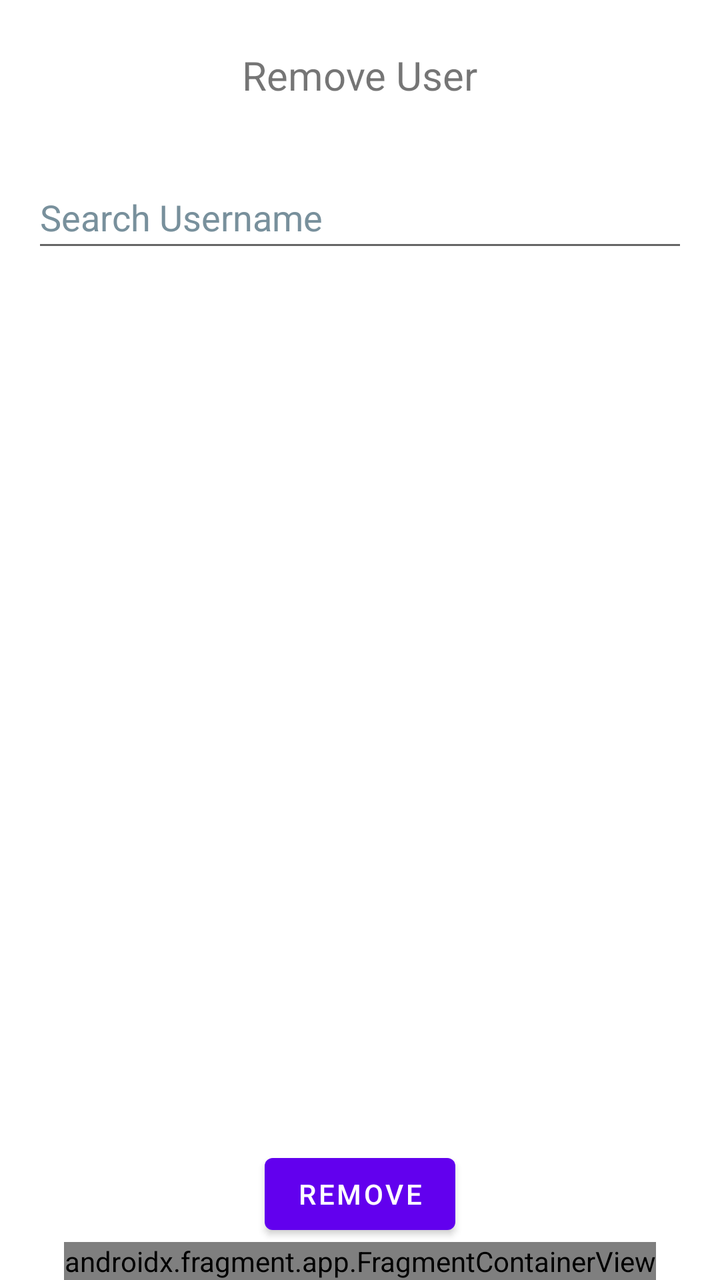
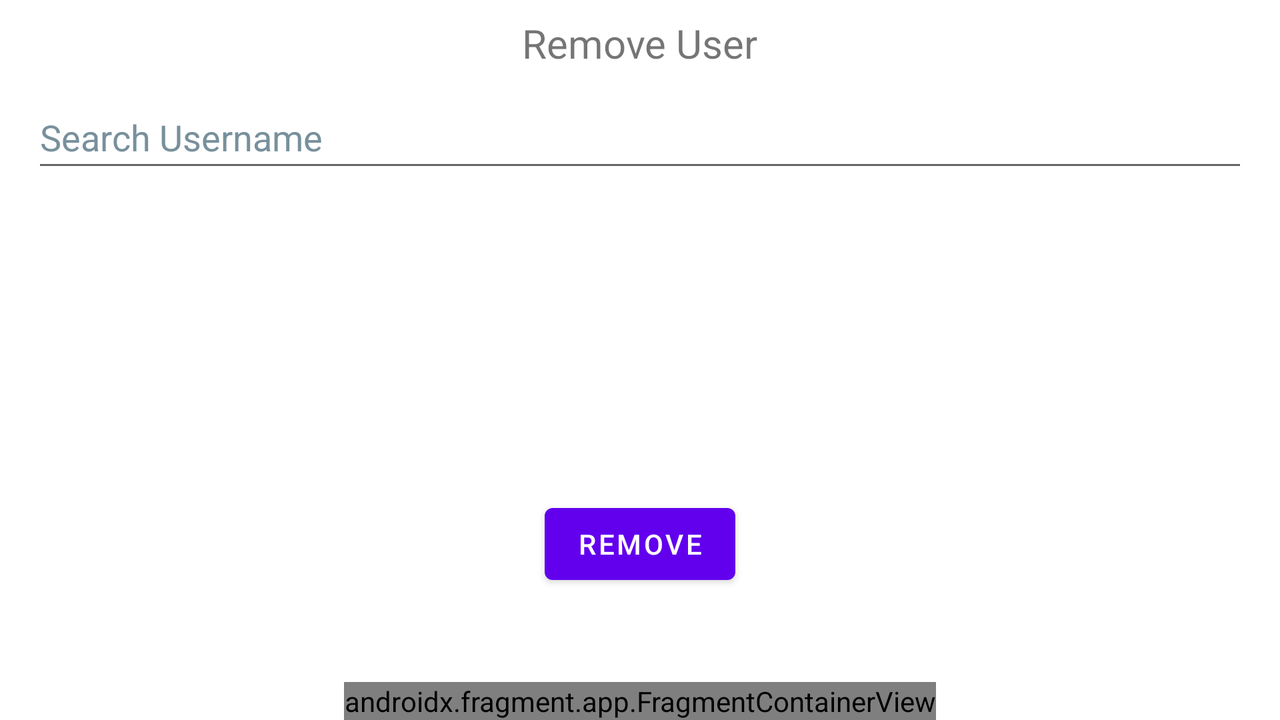

Compare how this app lays out the same screen by default and in its alternative resource folder. The renders come first, then the two layout files and the values they reference.
<!-- AndroidManifest.xml: application theme Theme.Bit603_a3_tonylawrie -->
<!-- res/layout/activity_remove_user.xml -->
<?xml version="1.0" encoding="utf-8"?>
<androidx.constraintlayout.widget.ConstraintLayout xmlns:android="http://schemas.android.com/apk/res/android"
    xmlns:app="http://schemas.android.com/apk/res-auto"
    xmlns:tools="http://schemas.android.com/tools"
    android:layout_width="match_parent"
    android:layout_height="match_parent"
    tools:context=".RemoveUser">

    <TextView
        android:id="@+id/removeUser_text"
        android:layout_width="wrap_content"
        android:layout_height="wrap_content"
        android:layout_marginTop="24dp"
        android:text="@string/remove_users"
        app:layout_constraintEnd_toEndOf="parent"
        app:layout_constraintStart_toStartOf="parent"
        app:layout_constraintTop_toTopOf="parent"
        android:textSize="20sp"/>




















    <Button
        android:id="@+id/remove_btn"
        android:layout_width="wrap_content"
        android:layout_height="wrap_content"
        android:text="@string/remove"
        app:layout_constraintBottom_toTopOf="@+id/fragmentContainerView"
        app:layout_constraintEnd_toEndOf="parent"
        app:layout_constraintStart_toStartOf="parent" />

    <androidx.fragment.app.FragmentContainerView
        android:id="@+id/fragmentContainerView"
        android:name="com.example.bit603_a3_tonylawrie.MainMenuFragment"
        android:layout_width="wrap_content"
        android:layout_height="wrap_content"
        app:itemIconTint="@drawable/selector"
        app:itemTextColor="@drawable/selector"
        app:layout_constraintBottom_toBottomOf="parent"
        app:layout_constraintEnd_toEndOf="parent"
        app:layout_constraintStart_toStartOf="parent"
        tools:layout="@layout/fragment_main_menu" />

    <AutoCompleteTextView
        android:id="@+id/userList"
        android:layout_width="0dp"
        android:layout_height="wrap_content"
        android:layout_marginStart="16dp"
        android:layout_marginLeft="16dp"
        android:layout_marginTop="32dp"
        android:layout_marginEnd="16dp"
        android:layout_marginRight="16dp"
        android:ems="10"
        android:hint="@string/search_username"
        android:inputType="textPersonName"
        android:minHeight="48dp"
        android:textColorHint="#78909C"
        app:layout_constraintEnd_toEndOf="parent"
        app:layout_constraintStart_toStartOf="parent"
        app:layout_constraintTop_toBottomOf="@+id/removeUser_text"/>

    <androidx.cardview.widget.CardView
        android:id="@+id/remove_card"
        android:layout_width="0dp"
        android:layout_height="120dp"
        android:layout_marginStart="8dp"
        android:layout_marginLeft="8dp"
        android:layout_marginTop="32dp"
        android:layout_marginEnd="8dp"
        android:layout_marginRight="8dp"
        app:cardCornerRadius="8dp"
        app:cardElevation="8dp"
        app:layout_constraintEnd_toEndOf="parent"
        app:layout_constraintStart_toStartOf="parent"
        app:layout_constraintTop_toBottomOf="@+id/userList"
        android:visibility="gone">

        <androidx.constraintlayout.widget.ConstraintLayout
            android:layout_width="match_parent"
            android:layout_height="match_parent">

            <TextView
                android:id="@+id/rm_username_text"
                android:layout_width="0dp"
                android:layout_height="wrap_content"
                android:layout_marginStart="8dp"
                android:layout_marginLeft="8dp"
                android:layout_marginTop="8dp"
                android:layout_marginEnd="8dp"
                android:layout_marginRight="8dp"
                android:gravity="center_horizontal"
                android:textColor="@color/black"
                android:textSize="16sp"
                app:layout_constraintEnd_toEndOf="parent"
                app:layout_constraintStart_toEndOf="@+id/rm_empNum_Text"
                app:layout_constraintTop_toTopOf="parent"
                tools:text="@string/username" />

            <TextView
                android:id="@+id/rm_empNum_Text"
                android:layout_width="wrap_content"
                android:layout_height="wrap_content"
                android:layout_marginStart="8dp"
                android:layout_marginLeft="8dp"
                android:layout_marginTop="8dp"
                android:textColor="@color/black"
                android:textSize="16sp"
                app:layout_constraintStart_toStartOf="parent"
                app:layout_constraintTop_toTopOf="parent"
                tools:text="emp#: 69" />

            <TextView
                android:id="@+id/rm_DoB_text"
                android:layout_width="wrap_content"
                android:layout_height="wrap_content"
                android:layout_marginStart="8dp"
                android:layout_marginLeft="8dp"
                android:layout_marginTop="8dp"
                app:layout_constraintStart_toStartOf="parent"
                app:layout_constraintTop_toBottomOf="@+id/rm_empNum_Text"
                tools:text="D.O.B: 1965-05-30" />

            <TextView
                android:id="@+id/rm_phone_text"
                android:layout_width="wrap_content"
                android:layout_height="wrap_content"
                android:layout_marginStart="8dp"
                android:layout_marginLeft="8dp"
                android:layout_marginTop="8dp"
                app:layout_constraintStart_toStartOf="parent"
                app:layout_constraintTop_toBottomOf="@+id/rm_DoB_text"
                tools:text="Phone: 0276988123" />

            <TextView
                android:id="@+id/rm_address_text"
                android:layout_width="wrap_content"
                android:layout_height="wrap_content"
                android:layout_marginStart="8dp"
                android:layout_marginLeft="8dp"
                android:layout_marginTop="8dp"
                android:layout_marginBottom="8dp"
                app:layout_constraintBottom_toBottomOf="parent"
                app:layout_constraintStart_toStartOf="parent"
                app:layout_constraintTop_toBottomOf="@+id/rm_phone_text"
                tools:text="Address: 123 madeup Rd Auckland" />

        </androidx.constraintlayout.widget.ConstraintLayout>
    </androidx.cardview.widget.CardView>
</androidx.constraintlayout.widget.ConstraintLayout>
<!-- res/layout/fragment_main_menu.xml (included above) -->
<?xml version="1.0" encoding="utf-8"?>
<FrameLayout xmlns:android="http://schemas.android.com/apk/res/android"
    xmlns:app="http://schemas.android.com/apk/res-auto"
    xmlns:tools="http://schemas.android.com/tools"
    android:layout_width="match_parent"
    android:layout_height="90dp"
    tools:context=".MainMenuFragment">


    <androidx.constraintlayout.widget.ConstraintLayout
        android:layout_width="match_parent"
        android:layout_height="match_parent">

        <com.google.android.material.bottomnavigation.BottomNavigationView
            android:id="@+id/MainNavigation"
            android:layout_width="match_parent"
            android:layout_height="wrap_content"
            app:itemIconTint="@drawable/selector"
            app:itemTextColor="@drawable/selector"
            app:labelVisibilityMode="labeled"
            app:layout_constraintBottom_toBottomOf="parent"
            app:layout_constraintEnd_toEndOf="parent"
            app:layout_constraintStart_toStartOf="parent"
            app:menu="@menu/user_menu" />
    </androidx.constraintlayout.widget.ConstraintLayout>


</FrameLayout>
<!-- resources referenced by this layout -->
<resources>
  <color name="black">#FF000000</color>
  <!-- drawable selector (drawable) -->
  <?xml version="1.0" encoding="utf-8"?>
  <selector xmlns:android="http://schemas.android.com/apk/res/android">
  
      <item
          android:state_selected="true"
          android:color="@android:color/white"/>
      <item
          android:state_selected="false"
          android:color="@color/black" />
  
  </selector>
  <string name="remove">Remove</string>
  <string name="remove_users">Remove User</string>
  <string name="search_username">Search Username</string>
  <string name="username">Username</string>
  <style name="Theme.Bit603_a3_tonylawrie" parent="Theme.MaterialComponents.DayNight.DarkActionBar">
          
          <item name="colorPrimary">@color/purple_500</item>
          <item name="colorPrimaryVariant">@color/purple_700</item>
          <item name="colorOnPrimary">@color/white</item>
          
          <item name="colorSecondary">@color/teal_200</item>
          <item name="colorSecondaryVariant">@color/teal_700</item>
          <item name="colorOnSecondary">@color/black</item>
          
          <item name="android:statusBarColor" tools:targetApi="21">?attr/colorPrimaryVariant</item>
          
      </style>
  <color name="purple_500">#FF6200EE</color>
  <color name="purple_700">#FF3700B3</color>
  <color name="white">#FFFFFFFF</color>
  <color name="teal_200">#FF03DAC5</color>
  <color name="teal_700">#FF018786</color>
</resources>
<!-- res/layout-land/activity_remove_user.xml (the repository's variant of the layout above) -->
<!-- drawn on the phone turned sideways -->
<?xml version="1.0" encoding="utf-8"?>
<androidx.constraintlayout.widget.ConstraintLayout xmlns:android="http://schemas.android.com/apk/res/android"
    xmlns:app="http://schemas.android.com/apk/res-auto"
    xmlns:tools="http://schemas.android.com/tools"
    android:layout_width="match_parent"
    android:layout_height="match_parent"
    tools:context=".RemoveUser">

    <TextView
        android:id="@+id/removeUser_text"
        android:layout_width="wrap_content"
        android:layout_height="wrap_content"
        android:layout_marginTop="8dp"
        android:text="@string/remove_users"
        android:textSize="20sp"
        app:layout_constraintEnd_toEndOf="parent"
        app:layout_constraintStart_toStartOf="parent"
        app:layout_constraintTop_toTopOf="parent" />

    <androidx.fragment.app.FragmentContainerView
        android:id="@+id/fragmentContainerView"
        android:name="com.example.bit603_a3_tonylawrie.MainMenuFragment"
        android:layout_width="wrap_content"
        android:layout_height="wrap_content"
        app:itemIconTint="@drawable/selector"
        app:itemTextColor="@drawable/selector"
        app:layout_constraintBottom_toBottomOf="parent"
        app:layout_constraintEnd_toEndOf="parent"
        app:layout_constraintStart_toStartOf="parent"
        tools:layout="@layout/fragment_main_menu" />

    <AutoCompleteTextView
        android:id="@+id/userList"
        android:layout_width="0dp"
        android:layout_height="wrap_content"
        android:layout_marginStart="16dp"
        android:layout_marginLeft="16dp"
        android:layout_marginTop="8dp"
        android:layout_marginEnd="16dp"
        android:layout_marginRight="16dp"
        android:ems="10"
        android:hint="@string/search_username"
        android:imeOptions="flagNoExtractUi"
        android:inputType="textPersonName"
        android:minHeight="48dp"
        android:textColorHint="#78909C"
        app:layout_constraintEnd_toEndOf="parent"
        app:layout_constraintStart_toStartOf="parent"
        app:layout_constraintTop_toBottomOf="@+id/removeUser_text" />

    <androidx.cardview.widget.CardView
        android:id="@+id/remove_card"
        android:layout_width="0dp"
        android:layout_height="120dp"
        android:layout_marginStart="8dp"
        android:layout_marginLeft="8dp"
        android:layout_marginTop="16dp"
        android:layout_marginEnd="8dp"
        android:layout_marginRight="8dp"
        android:visibility="invisible"
        app:cardCornerRadius="8dp"
        app:cardElevation="8dp"
        app:layout_constraintEnd_toEndOf="parent"
        app:layout_constraintStart_toStartOf="parent"
        app:layout_constraintTop_toBottomOf="@+id/userList">

        <androidx.constraintlayout.widget.ConstraintLayout
            android:layout_width="match_parent"
            android:layout_height="match_parent">

            <TextView
                android:id="@+id/rm_username_text"
                android:layout_width="0dp"
                android:layout_height="wrap_content"
                android:layout_marginStart="8dp"
                android:layout_marginLeft="8dp"
                android:layout_marginTop="8dp"
                android:layout_marginEnd="8dp"
                android:layout_marginRight="8dp"
                android:gravity="center_horizontal"
                android:textColor="@color/black"
                android:textSize="16sp"
                app:layout_constraintEnd_toEndOf="parent"
                app:layout_constraintStart_toEndOf="@+id/rm_empNum_Text"
                app:layout_constraintTop_toTopOf="parent"
                tools:text="@string/username" />

            <TextView
                android:id="@+id/rm_empNum_Text"
                android:layout_width="wrap_content"
                android:layout_height="wrap_content"
                android:layout_marginStart="8dp"
                android:layout_marginLeft="8dp"
                android:layout_marginTop="8dp"
                android:textColor="@color/black"
                android:textSize="16sp"
                app:layout_constraintStart_toStartOf="parent"
                app:layout_constraintTop_toTopOf="parent"
                tools:text="emp#: 69" />

            <TextView
                android:id="@+id/rm_DoB_text"
                android:layout_width="wrap_content"
                android:layout_height="wrap_content"
                android:layout_marginStart="8dp"
                android:layout_marginLeft="8dp"
                android:layout_marginTop="8dp"
                app:layout_constraintStart_toStartOf="parent"
                app:layout_constraintTop_toBottomOf="@+id/rm_empNum_Text"
                tools:text="D.O.B: 1965-05-30" />

            <TextView
                android:id="@+id/rm_phone_text"
                android:layout_width="wrap_content"
                android:layout_height="wrap_content"
                android:layout_marginStart="8dp"
                android:layout_marginLeft="8dp"
                android:layout_marginTop="8dp"
                app:layout_constraintStart_toStartOf="parent"
                app:layout_constraintTop_toBottomOf="@+id/rm_DoB_text"
                tools:text="Phone: 0276988123" />

            <TextView
                android:id="@+id/rm_address_text"
                android:layout_width="wrap_content"
                android:layout_height="wrap_content"
                android:layout_marginStart="8dp"
                android:layout_marginLeft="8dp"
                android:layout_marginTop="8dp"
                android:layout_marginBottom="8dp"
                app:layout_constraintBottom_toBottomOf="parent"
                app:layout_constraintStart_toStartOf="parent"
                app:layout_constraintTop_toBottomOf="@+id/rm_phone_text"
                tools:text="Address: 123 made up Rd Auckland" />

        </androidx.constraintlayout.widget.ConstraintLayout>
    </androidx.cardview.widget.CardView>

    <Button
        android:id="@+id/remove_btn"
        android:layout_width="wrap_content"
        android:layout_height="wrap_content"
        android:layout_marginBottom="64dp"
        android:text="@string/remove"
        app:layout_constraintBottom_toBottomOf="parent"
        app:layout_constraintEnd_toEndOf="parent"
        app:layout_constraintStart_toStartOf="parent" />
</androidx.constraintlayout.widget.ConstraintLayout>
